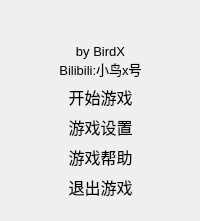
       <widget class="QWidget" name="main_menu">
        <property name="sizePolicy">
         <sizepolicy hsizetype="Expanding" vsizetype="Expanding">
          <horstretch>0</horstretch>
          <verstretch>0</verstretch>
         </sizepolicy>
        </property>
        <property name="focusPolicy">
         <enum>Qt::NoFocus</enum>
        </property>
        <property name="styleSheet">
         <string notr="true">#main_menu {
border-image: url(:/myimages/res/mainmenu_background.png);
}
#main_menu * {
border-image:url();
}</string>
        </property>
        <layout class="QGridLayout" name="gridLayout_3" rowstretch="6,4,4,4,4,4,4" columnstretch="0,5,3,5">
         <property name="leftMargin">
          <number>0</number>
         </property>
         <property name="topMargin">
          <number>6</number>
         </property>
         <property name="rightMargin">
          <number>0</number>
         </property>
         <property name="bottomMargin">
          <number>0</number>
         </property>
         <item row="5" column="2">
          <widget class="OptionLabel" name="exit_label">
           <property name="sizePolicy">
            <sizepolicy hsizetype="Expanding" vsizetype="Expanding">
             <horstretch>0</horstretch>
             <verstretch>0</verstretch>
            </sizepolicy>
           </property>
           <property name="font">
            <font>
             <pointsize>12</pointsize>
            </font>
           </property>
           <property name="focusPolicy">
            <enum>Qt::TabFocus</enum>
           </property>
           <property name="text">
            <string>退出游戏</string>
           </property>
           <property name="alignment">
            <set>Qt::AlignCenter</set>
           </property>
          </widget>
         </item>
         <item row="3" column="2">
          <widget class="OptionLabel" name="setting_label">
           <property name="sizePolicy">
            <sizepolicy hsizetype="Expanding" vsizetype="Expanding">
             <horstretch>0</horstretch>
             <verstretch>0</verstretch>
            </sizepolicy>
           </property>
           <property name="font">
            <font>
             <pointsize>12</pointsize>
            </font>
           </property>
           <property name="focusPolicy">
            <enum>Qt::TabFocus</enum>
           </property>
           <property name="text">
            <string>游戏设置</string>
           </property>
           <property name="alignment">
            <set>Qt::AlignCenter</set>
           </property>
          </widget>
         </item>
         <item row="3" column="1">
          <spacer name="horizontalSpacer">
           <property name="orientation">
            <enum>Qt::Horizontal</enum>
           </property>
           <property name="sizeHint" stdset="0">
            <size>
             <width>40</width>
             <height>20</height>
            </size>
           </property>
          </spacer>
         </item>
         <item row="6" column="1" colspan="3">
          <spacer name="verticalSpacer">
           <property name="orientation">
            <enum>Qt::Vertical</enum>
           </property>
           <property name="sizeHint" stdset="0">
            <size>
             <width>20</width>
             <height>40</height>
            </size>
           </property>
          </spacer>
         </item>
         <item row="0" column="1" colspan="3">
          <widget class="QLabel" name="title">
           <property name="sizePolicy">
            <sizepolicy hsizetype="Expanding" vsizetype="Expanding">
             <horstretch>0</horstretch>
             <verstretch>0</verstretch>
            </sizepolicy>
           </property>
           <property name="styleSheet">
            <string notr="true">border-image: url(:/myimages/res/mainmenu_title.png);</string>
           </property>
           <property name="text">
            <string/>
           </property>
           <property name="alignment">
            <set>Qt::AlignCenter</set>
           </property>
          </widget>
         </item>
         <item row="3" column="3">
          <spacer name="horizontalSpacer_2">
           <property name="orientation">
            <enum>Qt::Horizontal</enum>
           </property>
           <property name="sizeHint" stdset="0">
            <size>
             <width>40</width>
             <height>20</height>
            </size>
           </property>
          </spacer>
         </item>
         <item row="4" column="2">
          <widget class="OptionLabel" name="help_label">
           <property name="sizePolicy">
            <sizepolicy hsizetype="Expanding" vsizetype="Expanding">
             <horstretch>0</horstretch>
             <verstretch>0</verstretch>
            </sizepolicy>
           </property>
           <property name="font">
            <font>
             <pointsize>12</pointsize>
            </font>
           </property>
           <property name="focusPolicy">
            <enum>Qt::TabFocus</enum>
           </property>
           <property name="text">
            <string>游戏帮助</string>
           </property>
           <property name="alignment">
            <set>Qt::AlignCenter</set>
           </property>
          </widget>
         </item>
         <item row="2" column="2">
          <widget class="OptionLabel" name="start_label">
           <property name="sizePolicy">
            <sizepolicy hsizetype="Expanding" vsizetype="Expanding">
             <horstretch>0</horstretch>
             <verstretch>0</verstretch>
            </sizepolicy>
           </property>
           <property name="font">
            <font>
             <pointsize>12</pointsize>
            </font>
           </property>
           <property name="focusPolicy">
            <enum>Qt::TabFocus</enum>
           </property>
           <property name="styleSheet">
            <string notr="true"/>
           </property>
           <property name="text">
            <string>开始游戏</string>
           </property>
           <property name="alignment">
            <set>Qt::AlignCenter</set>
           </property>
          </widget>
         </item>
         <item row="1" column="2">
          <widget class="QLabel" name="label">
           <property name="sizePolicy">
            <sizepolicy hsizetype="Expanding" vsizetype="Expanding">
             <horstretch>0</horstretch>
             <verstretch>0</verstretch>
            </sizepolicy>
           </property>
           <property name="font">
            <font>
             <pointsize>10</pointsize>
            </font>
           </property>
           <property name="text">
            <string>by BirdX
Bilibili:小鸟x号</string>
           </property>
           <property name="textFormat">
            <enum>Qt::AutoText</enum>
           </property>
           <property name="alignment">
            <set>Qt::AlignHCenter|Qt::AlignTop</set>
           </property>
          </widget>
         </item>
        </layout>
       </widget>
